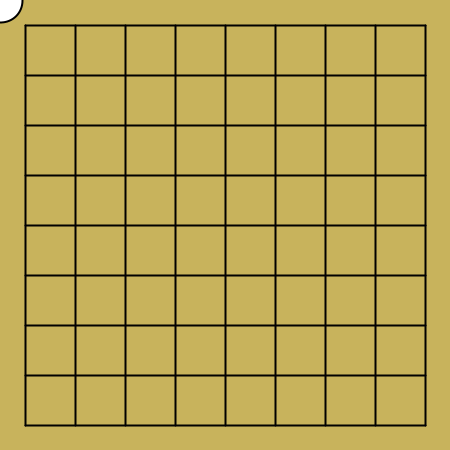
Frame 1 (no input)
Frame 60 (the mouse pressed at the canvas centre just before this capture): identical to frame 1, image omitted
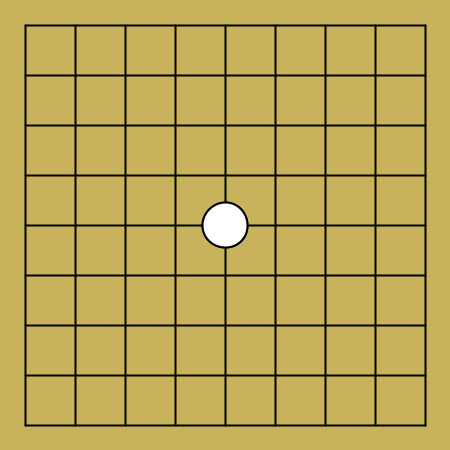
Frame 120 (the mouse held since frame 60 and released just before this capture)

The Processing sketch that drew these frames (run headless with seeded random() and noise(); from frame 60 on, the mouse is pressed at the canvas centre):

// Processing sketch: week03_7_go_board_2d_array_void_mousePressed_board_i_j
// ── week03_7_go_board_2d_array_void_mousePressed_board_i_j.pde
int [][]board = new int [9][9]; //java 2D 陣列，預設0
void setup() {
  size(450, 450);
}
void draw() {
  background(200, 179, 92);
  strokeWeight(2);
  for (int i=0; i<9; i++) {
    line(25, 25+i*50, 425, 25+i*50);
    line(25+i*50, 25, 25+i*50, 425);
  }
  for (int i=0; i<9; i++) {
    for (int j=0; j<9; j++) {
      if (board[i][j]==1)ellipse(25+j*50, 25+i*50, 45, 45);
    }
  }
  ellipse(mouseX, mouseY, 45, 45);
}

void mousePressed(){
  int i=mouseY/50,j=mouseX/50;
  board[i][j] = 1;
}
